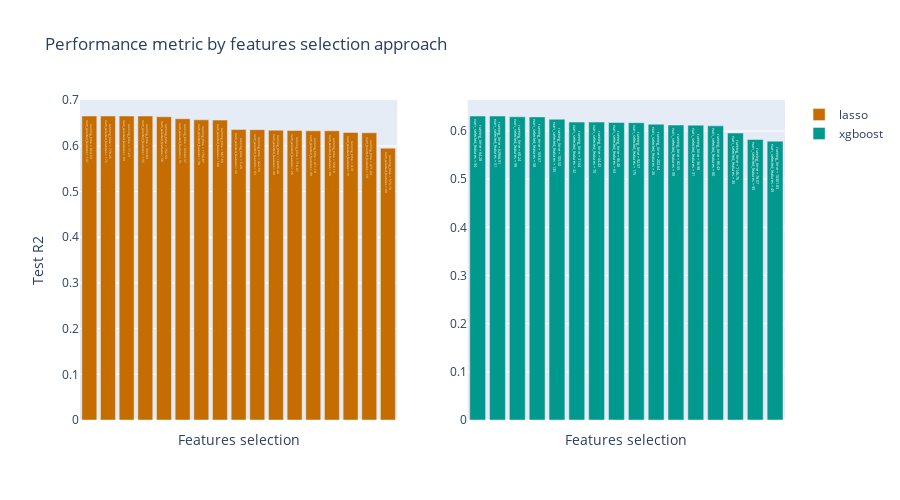

The notebook cell this image was saved under:
### Markdown cell above
#### Performance metric by features selection approach

### Code cell
plot_outcomes(outcomes_lasso=outcomes_lasso, outcomes_xgboost=outcomes_xgboost, plot='metric_by_approach')

### Figure 1 — Plotly figure (JSON) as saved in the notebook; plotly's stock layout.template omitted (floating-point values rounded to 4 significant figures)
{"data": [{"hovertemplate": "test_r2 = %{y:.4f}<br>features_selection = %{x}<br>%{text}<br>", "marker": {"color": "#c56d00"}, "name": "lasso", "text": ["running_time = 664.63<br>num_selected_features = 147", "running_time = 778.25<br>num_selected_features = 175", "running_time = 77.23<br>num_selected_features = 94", "running_time = 394.84<br>num_selected_features = 135", "running_time = 762.53<br>num_selected_features = 58", "running_time = 62643.37<br>num_selected_features = 51", "running_time = 1734.87<br>num_selected_features = 30", "running_time = 867.69<br>num_selected_features = 100", "running_time = 5.29<br>num_selected_features = 32", "running_time = 422.59<br>num_selected_features = 63", "running_time = 18436.40<br>num_selected_features = 49", "running_time = 710.07<br>num_selected_features = 26", "running_time = 411.19<br>num_selected_features = 99", "running_time = 560.10<br>num_selected_features = 99", "running_time = 4.31<br>num_selected_features = 31", "running_time = 471.44<br>num_selected_features = 50", "running_time = 579.70<br>num_selected_features = 99"], "type": "bar", "x": ["Supervised selection (alpha=0.01)", "No selection", "Supervised selection (alpha=1)", "Supervised selection (alpha=0.1)", "RFECV", "Sequential (forward)", "RFE", "Random selection", "Supervised selection (alpha=10)", "Correlation selection, then RFECV", "Correlation selection, then sequential (forward)", "Correlation selection, then RFE", "Correlation selection", "Correlation selection, then supervised selection (alpha=0.001)", "Correlation selection, then supervised selection (alpha=10)", "Correlation selection, then random selection", "Variance selection"], "xaxis": "x", "y": [0.6656, 0.6655, 0.6655, 0.6655, 0.6638, 0.6595, 0.6572, 0.6566, 0.6359, 0.6356, 0.6345, 0.6338, 0.6331, 0.6331, 0.6296, 0.6288, 0.5951], "yaxis": "y"}, {"hovertemplate": "test_r2 = %{y:.4f}<br>features_selection = %{x}<br>%{text}<br>", "marker": {"color": "#01988d"}, "name": "xgboost", "text": ["running_time = 64.28<br>num_selected_features = 94", "running_time = 62966.91<br>num_selected_features = 51", "running_time = 60.24<br>num_selected_features = 99", "running_time = 169.67<br>num_selected_features = 58", "running_time = 105.50<br>num_selected_features = 135", "running_time = 31.64<br>num_selected_features = 32", "running_time = 64.43<br>num_selected_features = 70", "running_time = 86.48<br>num_selected_features = 63", "running_time = 92.57<br>num_selected_features = 175", "running_time = 202.64<br>num_selected_features = 26", "running_time = 82.55<br>num_selected_features = 99", "running_time = 36.98<br>num_selected_features = 31", "running_time = 86.43<br>num_selected_features = 80", "running_time = 1146.76<br>num_selected_features = 30", "running_time = 78.07<br>num_selected_features = 99", "running_time = 16301.83<br>num_selected_features = 49"], "type": "bar", "x": ["Supervised selection (alpha=1)", "Sequential (forward)", "Correlation selection", "RFECV", "Supervised selection (alpha=0.1)", "Supervised selection (alpha=10)", "Correlation selection, then random selection", "Correlation selection, then RFECV", "No selection", "Correlation selection, then RFE", "Correlation selection, then supervised selection (alpha=0.001)", "Correlation selection, then supervised selection (alpha=10)", "Random selection", "RFE", "Variance selection", "Correlation selection, then sequential (forward)"], "xaxis": "x2", "y": [0.6311, 0.631, 0.6295, 0.6293, 0.6244, 0.6185, 0.6185, 0.6176, 0.6172, 0.614, 0.6124, 0.6122, 0.6107, 0.5957, 0.5823, 0.5789], "yaxis": "y2"}], "layout": {"barmode": "group", "height": 500, "title": {"text": "Performance metric by features selection approach"}, "width": 900, "xaxis": {"anchor": "y", "domain": [0, 0.45], "showticklabels": false, "title": {"text": "Features selection"}}, "xaxis2": {"anchor": "y2", "domain": [0.55, 1], "showticklabels": false, "title": {"text": "Features selection"}}, "yaxis": {"anchor": "x", "domain": [0, 1], "title": {"text": "Test R2"}}, "yaxis2": {"anchor": "x2", "domain": [0, 1], "title": {"text": ""}}}}
